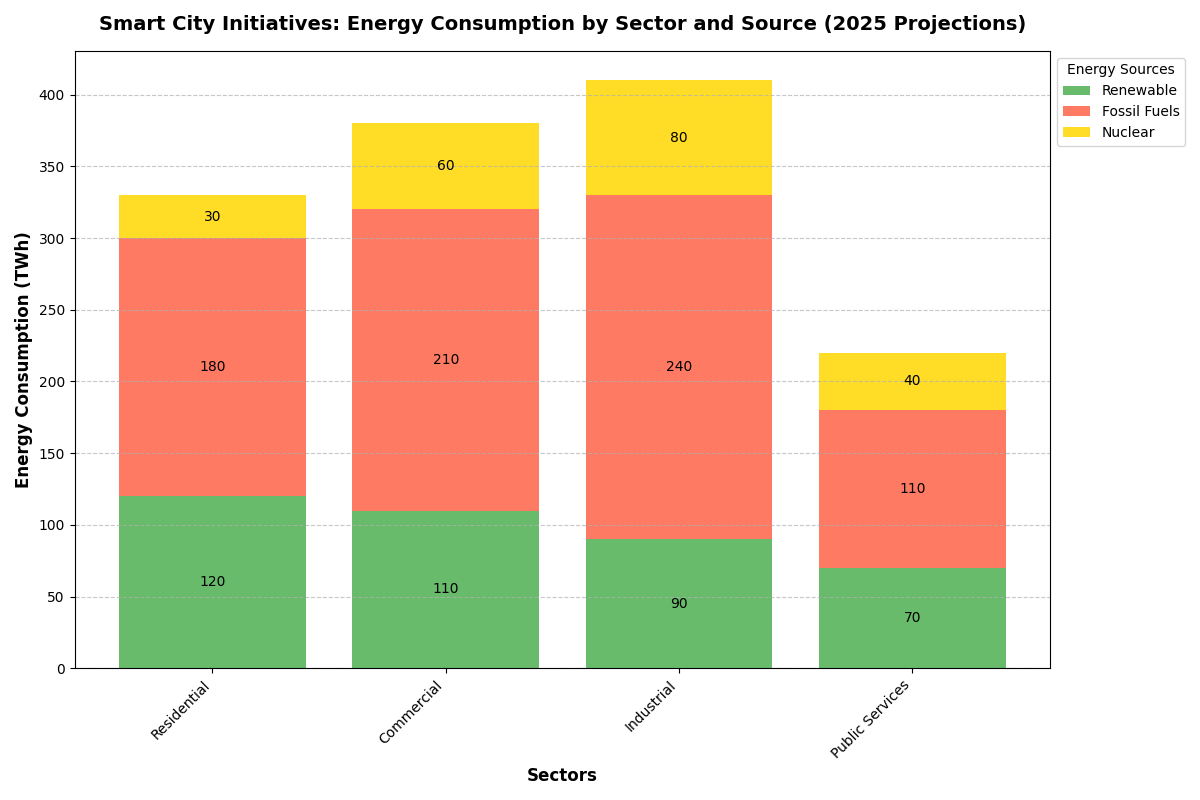

This chart was generated by the following Python code:
import matplotlib.pyplot as plt
import numpy as np

# Title and backstory:
# Title: "Smart City Initiatives: Energy Consumption by Sector and Source (2025 Projections)"
# Backstory: This chart aims to showcase the projected energy consumption across different sectors in smart cities by 2025.
# The sectors considered are Residential, Commercial, Industrial, and Public Services. 
# The energy sources are categorized into Renewable, Fossil Fuels, and Nuclear. 

# Sectors and energy sources
sectors = ['Residential', 'Commercial', 'Industrial', 'Public Services']
energy_sources = ['Renewable', 'Fossil Fuels', 'Nuclear']

# Projected energy consumption data (in terawatt-hours, TWh)
energy_consumption = np.array([
    [120, 180, 30],  # Residential
    [110, 210, 60],  # Commercial
    [90, 240, 80],   # Industrial
    [70, 110, 40]    # Public Services
])

# Create figure and axes for the bar chart
fig, ax = plt.subplots(figsize=(12, 8))

# Colors for each energy source
source_colors = ['#4CAF50', '#FF6347', '#FFD700']

# Plot each energy source on top of the previous one
bottom = np.zeros(len(sectors))
for i, source in enumerate(energy_sources):
    ax.bar(sectors, energy_consumption[:, i], label=source, color=source_colors[i], alpha=0.85, bottom=bottom)
    bottom += energy_consumption[:, i]

# Add labels and title
ax.set_ylabel('Energy Consumption (TWh)', fontsize=12, fontweight='bold')
ax.set_xlabel('Sectors', fontsize=12, fontweight='bold')
ax.set_title('Smart City Initiatives: Energy Consumption by Sector and Source (2025 Projections)', 
             fontsize=14, fontweight='bold', pad=15)

# Adding legend
ax.legend(title='Energy Sources', loc='upper left', bbox_to_anchor=(1, 1), fontsize=10)

# Customize tick labels
ax.set_xticks(np.arange(len(sectors)))
ax.set_xticklabels(sectors, rotation=45, ha='right', fontsize=10)

# Adding a grid for better readability
ax.yaxis.grid(True, linestyle='--', alpha=0.7)

# Annotate each bar segment with its value
for bar in ax.patches:
    height = bar.get_height()
    if height > 0:  # Only annotate bars with positive height
        ax.text(
            bar.get_x() + bar.get_width() / 2,
            bar.get_y() + height / 2,
            f'{int(height)}',
            ha='center', va='center',
            fontsize=10, color='black'
        )

# Automatically adjust layout for better presentation
plt.tight_layout()

# Display the chart
plt.show()
